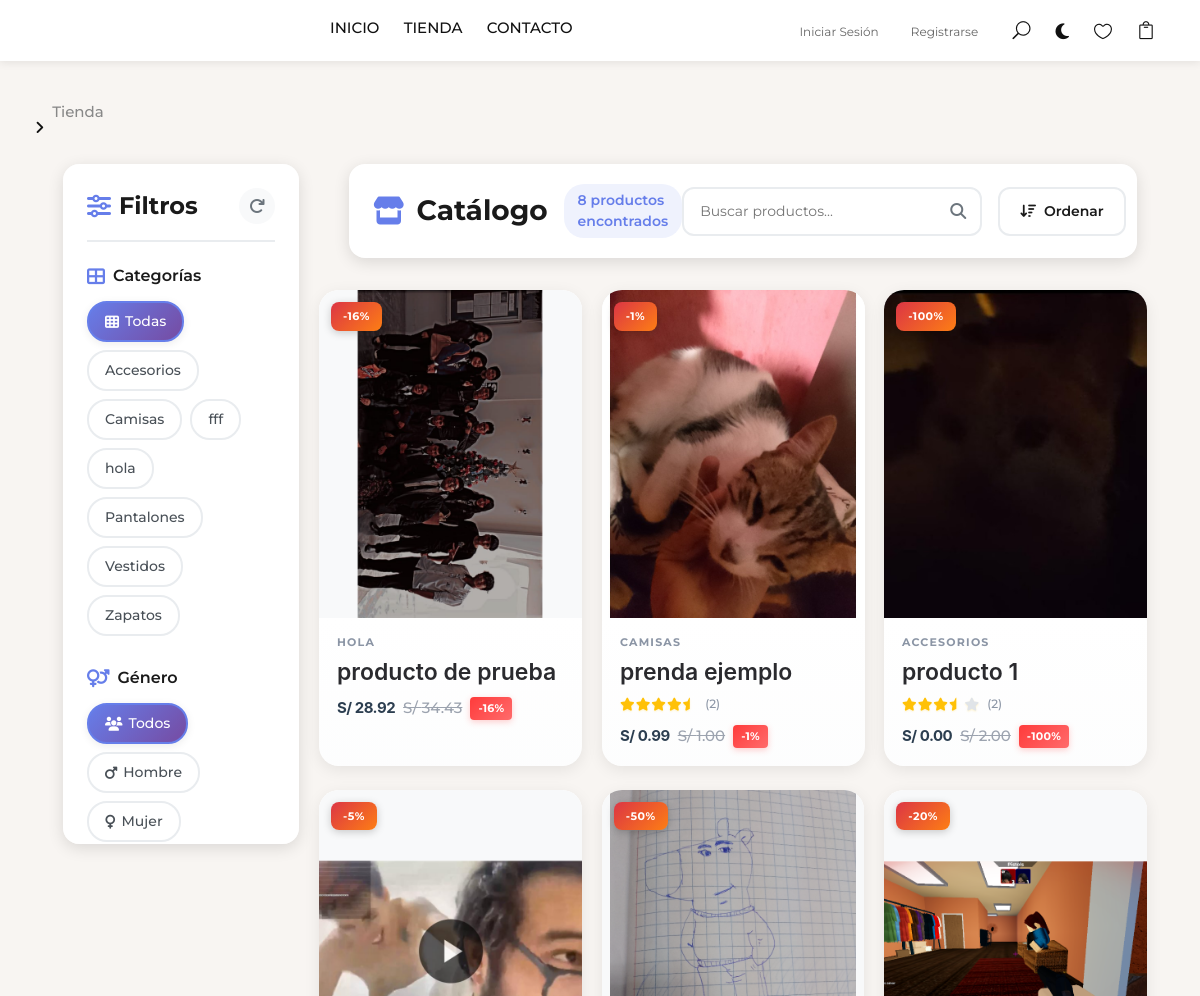
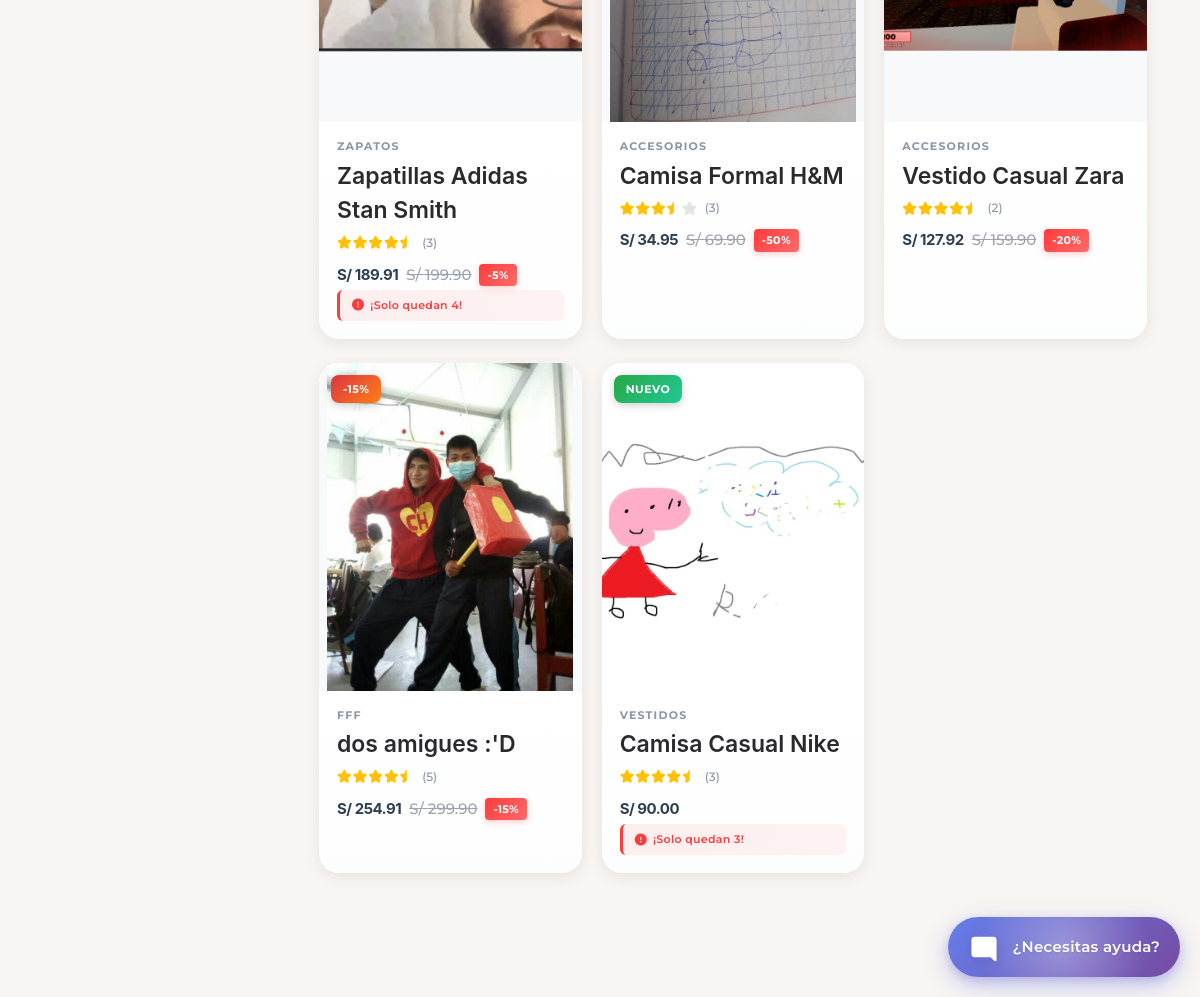
The page /shop.php on the database its author committed (2 pictures, top to bottom).
### tables this page shows
CREATE TABLE `categoria` (
  `id_categoria` int(11) NOT NULL,
  `codigo_categoria` varchar(50) DEFAULT NULL,
  `nombre_categoria` varchar(100) NOT NULL,
  `descripcion_categoria` text DEFAULT NULL,
  `imagen_categoria` varchar(255) DEFAULT 'default-category.png',
  `url_imagen_categoria` varchar(500) NOT NULL,
  `status_categoria` tinyint(1) DEFAULT 1,
  `estado_categoria` enum('activo','inactivo') NOT NULL DEFAULT 'activo',
  `fecha_creacion_categoria` timestamp NOT NULL DEFAULT current_timestamp(),
  `fecha_actualizacion_categoria` timestamp NULL DEFAULT NULL ON UPDATE current_timestamp()
);

CREATE TABLE `producto` (
  `id_producto` int(11) NOT NULL,
  `nombre_producto` varchar(200) NOT NULL,
  `codigo` varchar(100) DEFAULT NULL,
  `descripcion_producto` text DEFAULT NULL,
  `id_categoria` int(11) NOT NULL,
  `id_marca` int(11) DEFAULT NULL,
  `precio_producto` decimal(10,2) NOT NULL,
  `descuento_porcentaje_producto` decimal(5,2) DEFAULT 0.00,
  `genero_producto` enum('M','F','Unisex','Kids') DEFAULT 'Unisex',
  `en_oferta_producto` tinyint(1) DEFAULT 0,
  `stock_actual_producto` int(11) DEFAULT 0,
  `stock_minimo_producto` int(11) NOT NULL DEFAULT 20,
  `stock_maximo_producto` int(11) NOT NULL DEFAULT 100,
  `imagen_producto` varchar(255) DEFAULT 'default-product.png',
  `url_imagen_producto` varchar(500) NOT NULL,
  `status_producto` tinyint(1) DEFAULT 1,
  `estado` enum('activo','inactivo') NOT NULL DEFAULT 'activo',
  `fecha_creacion_producto` timestamp NOT NULL DEFAULT current_timestamp(),
  `fecha_actualizacion_producto` timestamp NULL DEFAULT NULL ON UPDATE current_timestamp()
);

### shop.php (the view, shortened to what the rows shown need)
<?php
require_once 'config/conexion.php';
require_once 'app/controllers/ShopController.php';
require_once 'app/views/components/product-card.php';
$data = ShopController::index();
extract($data);
?>
<!DOCTYPE html>
<html lang="es">
<head>
    <link rel="stylesheet" href="public/assets/css/bootstrap.min.css" type="text/css">
    <link rel="stylesheet" href="public/assets/css/font-awesome.min.css" type="text/css">
    <link rel="stylesheet" href="public/assets/css/elegant-icons.css" type="text/css">
    <link rel="stylesheet" href="public/assets/css/jquery-ui.min.css" type="text/css">
    <link rel="stylesheet" href="public/assets/css/slicknav.min.css" type="text/css">
    <?php include 'includes/modern-libraries.php'; ?>
    <link rel="stylesheet" href="public/assets/css/shop/shop-modern.css?v=2.0">
    <link rel="stylesheet" href="public/assets/css/shop/product-cards-modern.css?v=3.0">
    <link rel="stylesheet" href="public/assets/css/shop/shop-filters-modern.css?v=2.0">
    <link rel="stylesheet" href="public/assets/css/shop/shop-sticky-header.css?v=<?= time() ?>">
    <link rel="stylesheet" href="public/assets/css/shop/fix-grid.css?v=<?= time() ?>">
    <link rel="stylesheet" href="https://cdn.jsdelivr.net/npm/nouislider@15.7.1/dist/nouislider.min.css">
    <link rel="stylesheet" href="public/assets/css/modals-animations.css?v=<?= time() ?>">
    <link rel="stylesheet" href="public/assets/css/favorites-modal.css">
    <link rel="stylesheet" href="public/assets/css/notifications-modal.css">
    <link rel="stylesheet" href="public/assets/css/user-account-modal.css">
    <link rel="stylesheet" href="public/assets/css/modals-dark-mode.css">
    <link rel="stylesheet" href="public/assets/css/dark-mode.css?v=<?= time() ?>">
    <link rel="stylesheet" href="public/assets/css/shop/shop-header-fix.css?v=<?= time() ?>">
</head>
<body class="shop-page">
    <?php include 'includes/header-section.php'; ?>
    <section class="shop-modern spad">
        <div class="container-fluid px-lg-5">
            <div class="row">
                <aside class="col-lg-3 col-md-4">
                    <div class="shop-sidebar modern-sidebar" data-aos="fade-right">
                        <div class="sidebar-header">
                            <h2><i class="fa fa-sliders"></i> Filtros</h2>
                        </div>
                        <div class="filter-section">
                            <div class="filter-buttons">
                                <?php foreach($categorias as $cat): ?>
                                    <button class="filter-chip <?= $filters['categoria'] == $cat['id_categoria'] ? 'active' : '' ?>"
                                            data-filter-type="categoria"
                                            data-filter-value="<?= $cat['id_categoria'] ?>">
                                        <span><?= htmlspecialchars($cat['nombre_categoria']) ?></span>
                                    </button>
                                <?php endforeach; ?>
                            </div>
                        </div>
                    </div>
                </aside>
                <main class="col-lg-9 col-md-8">
                    <div class="shop-topbar modern-topbar" data-aos="fade-left">
                        <div class="topbar-left">
                            <h1 class="shop-title">
                                <i class="fa fa-store"></i> Catálogo
                            </h1>
                        </div>
                    </div>
                    <div class="products-grid-modern" id="products-container">
                        <div class="row">
                            <?php if (count($productos) > 0): ?>
                                <?php foreach($productos as $producto): ?>
                                    <?php
                                    $is_favorite = in_array($producto['id_producto'], $favoritos_ids);
                                    $in_cart = in_array($producto['id_producto'], $carrito_ids);
                                    renderProductCard($producto, $is_favorite, $usuario_logueado !== null, $in_cart);
                                    ?>
                                <?php endforeach; ?>
                            <?php endif; ?>
                        </div>
                    </div>
                </main>
            </div>
        </div>
    </section>
    <?php include 'includes/chatbot-widget.php'; ?>
</body>
</html>

### app/views/components/product-card.php (shortened to what the rows shown need)
<?php
function renderProductCard($product, $is_favorite = false, $user_logged = false, $in_cart = false) {
    $precio_original = floatval($product['precio_producto']);
    $descuento = floatval($product['descuento_porcentaje_producto'] ?? 0);
    $precio_final = $precio_original - ($precio_original * $descuento / 100);
    $tiene_descuento = $descuento > 0;
    $stock = intval($product['stock_actual_producto'] ?? 0);
    $sin_stock = $stock <= 0;
    $stock_bajo = $stock > 0 && $stock <= 5;
    $es_nuevo = (time() - strtotime($product['fecha_creacion'] ?? 'now')) < (30 * 24 * 60 * 60);
    $rating = floatval($product['calificacion_promedio'] ?? 0);
    $total_reviews = intval($product['total_resenas'] ?? 0);
    $product_url = "product-details.php?id=" . $product['id_producto'];
    $image_url = !empty($product['url_imagen_producto'])
        ? $product['url_imagen_producto']
        : 'public/assets/img/shop/default-product.jpg';
    ?>
    <div class="col-lg-4 col-md-6 col-sm-6">
        <div class="product-card-modern" data-product-id="<?= $product['id_producto'] ?>" data-aos="fade-up">
            <div class="product-image-wrapper">
                <a href="<?= $product_url ?>">
                    <img src="<?= htmlspecialchars($image_url) ?>"
                         alt="<?= htmlspecialchars($product['nombre_producto']) ?>"
                         loading="lazy"
                         class="product-image">
                </a>
                <div class="product-badges">
                    <?php if ($sin_stock): ?>
                        <span class="badge-modern badge-out-of-stock">
                            AGOTADO
                        </span>
                    <?php elseif ($tiene_descuento): ?>
                        <span class="badge-modern badge-sale">
                            -<?= intval($descuento) ?>%
                        </span>
                    <?php elseif ($es_nuevo): ?>
                        <span class="badge-modern badge-new">
                            NUEVO
                        </span>
                    <?php endif; ?>
                </div>
                <ul class="product__hover">
                </ul>
            </div>
            <div class="product-info">
                <div class="product-category">
                    <?= strtoupper(htmlspecialchars($product['nombre_categoria'] ?? 'GENERAL')) ?>
                </div>
                <h3 class="product-name">
                    <a href="<?= $product_url ?>">
                        <?= htmlspecialchars($product['nombre_producto']) ?>
                    </a>
                </h3>
                <?php if ($total_reviews > 0): ?>
                    <div class="product-rating">
                        <div class="stars">
                            <?php
                            $full_stars = floor($rating);
                            $has_half = ($rating - $full_stars) >= 0.5;
                            $empty_stars = 5 - $full_stars - ($has_half ? 1 : 0);
                            for ($i = 0; $i < $full_stars; $i++) {
                                echo '<i class="fa fa-star star"></i>';
                            }
                            if ($has_half) {
                                echo '<i class="fa fa-star-half-o star"></i>';
                            }
                            for ($i = 0; $i < $empty_stars; $i++) {
                                echo '<i class="fa fa-star-o star empty"></i>';
                            }
                            ?>
                        </div>
                        <span class="rating-count">(<?= $total_reviews ?>)</span>
                    </div>
                <?php endif; ?>
                <div class="product-price">
                    <span class="price-current">S/ <?= number_format($precio_final, 2) ?></span>
                    <?php if ($tiene_descuento): ?>
                        <span class="price-original">S/ <?= number_format($precio_original, 2) ?></span>
                        <span class="price-discount">-<?= intval($descuento) ?>%</span>
                    <?php endif; ?>
                </div>
                <?php if ($stock_bajo && !$sin_stock): ?>
                    <div class="stock-warning">
                        <i class="fa fa-exclamation-circle"></i>
                        ¡Solo quedan <?= $stock ?>!
                    </div>
                <?php endif; ?>
            </div>
        </div>
    </div>
    <?php
}

### rows shown on the page
categoria: $cat['id_categoria'] 4 (drawn), nombre_categoria "Accesorios"
categoria: $cat['id_categoria'] 1 (drawn), nombre_categoria "Camisas"
categoria: $cat['id_categoria'] 17 (drawn), nombre_categoria "fff"
categoria: $cat['id_categoria'] 16 (drawn), nombre_categoria "hola"
categoria: $cat['id_categoria'] 2 (drawn), nombre_categoria "Pantalones"
categoria: $cat['id_categoria'] 5 (drawn), nombre_categoria "Vestidos"
categoria: $cat['id_categoria'] 3 (drawn), nombre_categoria "Zapatos"
producto: url_imagen_producto (picture), descuento "16", nombre_categoria "HOLA", nombre_producto "producto de prueba", precio_final "28.92", precio_producto "34.43"
producto: url_imagen_producto (picture), descuento "1", nombre_categoria "CAMISAS", nombre_producto "prenda ejemplo", total_reviews "2", precio_final "0.99", precio_producto "1.00"
producto: url_imagen_producto (picture), descuento "100", nombre_categoria "ACCESORIOS", nombre_producto "producto 1", total_reviews "2", precio_final "0.00", precio_producto "2.00"
producto: url_imagen_producto (picture), descuento "5", nombre_categoria "ZAPATOS", nombre_producto "Zapatillas Adidas Stan Smith", total_reviews "3", precio_final "189.91", precio_producto "199.90", stock_actual_producto "4"
producto: url_imagen_producto (picture), descuento "50", nombre_categoria "ACCESORIOS", nombre_producto "Camisa Formal H&M", total_reviews "3", precio_final "34.95", precio_producto "69.90"
producto: url_imagen_producto (picture), descuento "20", nombre_categoria "ACCESORIOS", nombre_producto "Vestido Casual Zara", total_reviews "2", precio_final "127.92", precio_producto "159.90"
producto: url_imagen_producto (picture), descuento "15", nombre_categoria "FFF", nombre_producto "dos amigues :'D", total_reviews "5", precio_final "254.91", precio_producto "299.90"
producto: url_imagen_producto (picture), shows "NUEVO", nombre_categoria "VESTIDOS", nombre_producto "Camisa Casual Nike", total_reviews "3", precio_producto "90.00", stock_actual_producto "3"

### other values the page prints
$link['text'] "Tienda"
$genero['label'] "Todos"
$genero['label'] "Hombre"
$genero['label'] "Mujer"
count($productos) "8"
